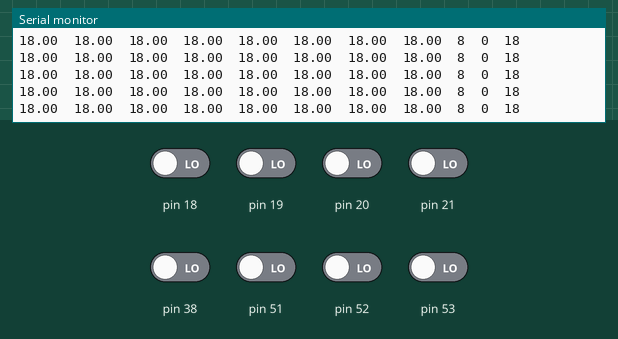
This sketch was run on a simulated Arduino Mega 2560, built with avr-gcc and run on an emulated ATmega2560. Shown: the last lines printed to the serial monitor. Inputs (shaded band) come from the test bench; at power-on: pin 18–21, pin 38, pin 51–53 LOW.

Above: at 1.2 s.
1.3 s: pin 19 driven HIGH
At 1.36 s:
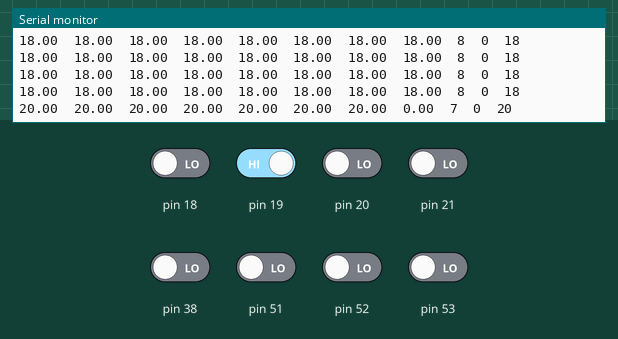
2.8 s: pin 38 driven HIGH
At 2.84 s:
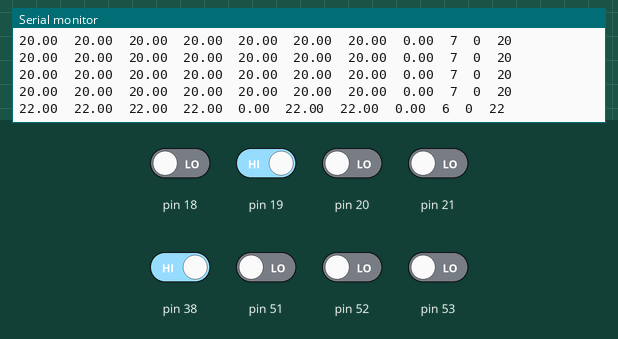
5.8 s: pin 53 driven HIGH
At 5.91 s:
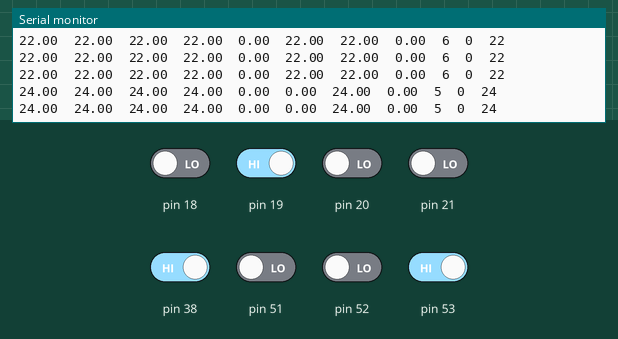
8.8 s: pin 51 driven HIGH
At 8.86 s:
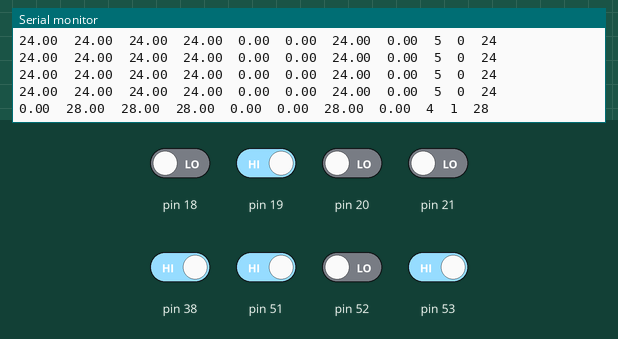
10.3 s: pin 52 driven HIGH
At 10.4 s:
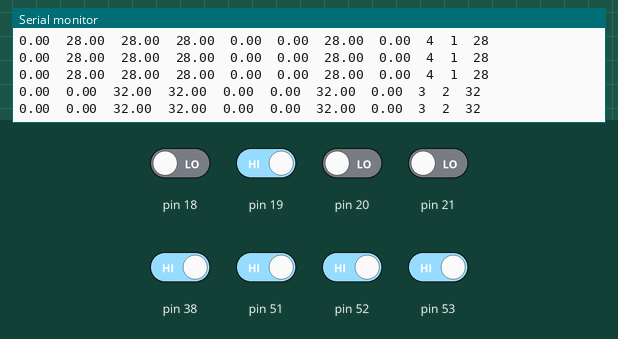
11.8 s: pin 19 driven LOW
At 11.85 s:
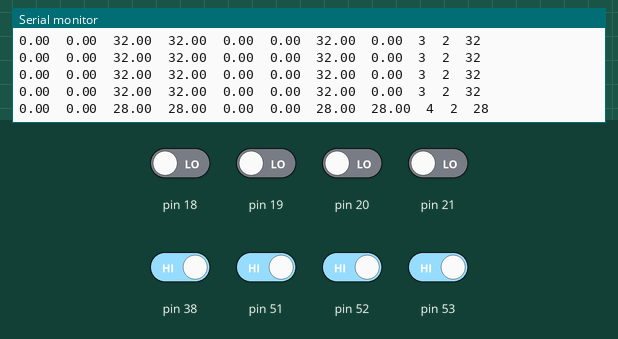
Timing chart, 0 to 14.8 s (numbered marks = the images above; inputs shaded):
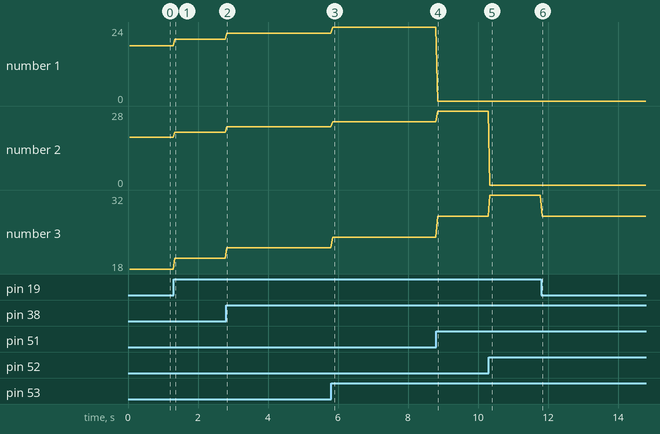

The sketch:

IRball_Completion.ino
```cpp
#include "IRsensor.h"
#include "moving_average.h"

// RoboCupJunior IR Ball waveform MODE-A T=833[us]
// https://www.elekit.co.jp/pdf/RCJ-05%20waveform_j.pdf
#define T_MODEA 833

MovingAverage smaForRadius(20);
MovingAverage smaForTheta(20);

unsigned long time_ms = 0;

void setup() {
    Serial.begin(115200);
    setAllSensorPinsInput();
}

void loop() {
    float           pulseWidth[IR_NUM]; // パルス幅を格納する変数
    sensorInfo_t    sensorInfo;         // 実験用の測定データ ベクトルのみ使う場合は無視することも可能
    vectorXY_t      vectorXY;           // 直交座標系のベクトル構造体
    vectorRT_t      vectorRT;           // 極座標系のベクトル構造体
    vectorRT_t      vectorRTWithSma;    // 移動平均を適用させた極座標系ベクトル

    sensorInfo  = getAllSensorPulseWidth(pulseWidth, T_MODEA);
    vectorXY    = calcVectorXYFromPulseWidth(pulseWidth);
    vectorRT    = calcRTfromXY(&vectorXY);

    vectorRTWithSma.theta   = smaForTheta.updateData(vectorRT.theta);
    vectorRTWithSma.radius  = smaForRadius.updateData(vectorRT.radius);

    // 50ms周期でシリアルプリント
    if (millis() - time_ms > 50) {
        time_ms = millis();

        serialPrintAllPusleWidth(pulseWidth, &sensorInfo);
        Serial.print("\t");
        Serial.print("\n");
    }
}

void serialPrintAllPusleWidth(float *pulseWidth, sensorInfo_t *infop) {
    for(int i = 0; i < IR_NUM; i++) {
        Serial.print(pulseWidth[i]);
        Serial.print("\t");
    }
    Serial.print(infop->activeSensors);
    Serial.print("\t");
    Serial.print(infop->maxSensorNumber);
    Serial.print("\t");
    Serial.print(infop->maxPulseWidth);
}
```

IRsensor.c
```cpp
#include "IRsensor.h"

void setAllSensorPinsInput(void) {
    for (int i = 0; i < IR_NUM; ++i) {
        pinMode(SensorPins[i], INPUT);
    }
}

/*
 デジタル読み込みの高速化のためのポート操作
 詳しくは以下を参照
 http://www.musashinodenpa.com/arduino/ref/index.php?f=0&pos=849

 digitalRead()で一般化されていないため、ハードウェア依存の実装
 */
bool getSensorPin(uint8_t pin) {
    switch(pin) {
        case 0:   return PINB&(1<<2);
        case 1:   return PINB&(1<<1);
        case 2:   return PIND&(1<<5);
        case 3:   return PIND&(1<<6);
        case 4:   return PIND&(1<<7);
        case 5:   return PINB&(1<<0);
        case 6:   return PIND&(1<<4);
        case 7:   return PIND&(1<<2);
        case 8:   return PIND&(1<<3);
        case 9:   return PINC&(1<<3);
        case 10:  return PINB&(1<<4);
        case 11:  return PINB&(1<<3);
    }
}

sensorInfo_t getAllSensorPulseWidth(float pulseWidth[IR_NUM], uint16_t timeLimit) {
    // 実験用データを格納する構造体
    sensorInfo_t sensorInfo;

    // pulseWidth[]は加算計算用変数なので最初に初期化する
    for(int i = 0; i < IR_NUM; i++) {
        pulseWidth[i] = 0;
    }

    // do-whileで時間(833us)を監視しながらセンサの読み込み
    const unsigned long startTime_us = micros();
    do {
        for (int i = 0; i < IR_NUM; i++) {
            if(getSensorPin(i) == false) {
                pulseWidth[i] += deltaPulseWidth;
            }
        }
    } while((micros() - startTime_us) < timeLimit);

    // ベクトル計算のみでセンシングを行うのであれば以下の実装は不要
    sensorInfo.activeSensors    = 0; // ボールに反応しているセンサの個数
    sensorInfo.maxPulseWidth   	= 0; // 一番反応の強いセンサのパルス幅
    sensorInfo.maxSensorNumber 	= 0; // 一番反応の強いセンサの番号
    for(int i = 0; i < IR_NUM; i++) {
        if(pulseWidth[i] > 0) {
            sensorInfo.activeSensors += 1;
        }
        if(pulseWidth[i] > sensorInfo.maxPulseWidth) {
            sensorInfo.maxPulseWidth = pulseWidth[i];
            sensorInfo.maxSensorNumber = i;
        }
    }

    return sensorInfo;
}

vectorXY_t calcVectorXYFromPulseWidth(float *pulseWidth) {
    vectorXY_t rslt = {0, 0};
    for(int i = 0; i < IR_NUM; i++) {
        rslt.x += pulseWidth[i] * unitVectorX[i];
        rslt.y += pulseWidth[i] * unitVectorY[i];
    }

    return rslt;
}

vectorRT_t calcRTfromXY(vectorXY_t *vectorXY_p) {
    vectorRT_t rslt;
    rslt.radius  = sqrt(pow(vectorXY_p->x, 2.0) + pow(vectorXY_p->y, 2.0));
    rslt.theta   = atan2(vectorXY_p->x, vectorXY_p->y) / PI * 180.0;

    return rslt;
}
```

IRsensor.h
```cpp
#ifndef _IRSENSOR_H_
#define _IRSENSOR_H_

#include "Arduino.h"
#define IR_NUM 8

// ハードウェア依存の変数
const uint8_t   SensorPins[IR_NUM]  = {24, 26, 27, 29, 25, 30, 31, 28};
const float     unitVectorX[IR_NUM] = { 0.000, 0.500,  1.000,  0.500, 0.000, -0.500, -1.000,  -0.500 };
const float     unitVectorY[IR_NUM] = { 1.000,  0.500, 0.000, -0.500,  -1.000,  -0.500, 0.000, 0.500 };
const float     deltaPulseWidth     = 2.0;

typedef struct {
    int activeSensors;      // 反応したセンサの個数
    int maxPulseWidth;      // 最大のセンサ値
    int maxSensorNumber;    // 最大の値を観測したセンサの番号
} sensorInfo_t;

typedef struct {
    float x;
    float y;
} vectorXY_t;

typedef struct {
    float radius;
    float theta;
} vectorRT_t;

void setAllSensorPinsInput(void);
bool getSensorPin(uint8_t pin);
sensorInfo_t getAllSensorPulseWidth(float pulseWidth[IR_NUM], uint16_t timeLimit);
vectorXY_t calcVectorXYFromPulseWidth(float *pulseWidth);
vectorRT_t calcRTfromXY(vectorXY_t *vectorXY_p);

#endif // _IRSENSOR_H_
```

moving_average.h
```cpp
#ifndef __MOVING_AVERAGE__
#define __MOVING_AVERAGE__

class MovingAverage {
private:
    float *dataArray;
    uint16_t sizeOfDataArray;
    uint16_t count;
public:
    MovingAverage(uint16_t num_array);
    float updateData(float value);
    void reset(void);
};

MovingAverage::MovingAverage(uint16_t num_array) {
    dataArray = new float[num_array];
    sizeOfDataArray = num_array;
    count = 0;
}

float MovingAverage::updateData(float value) {
    count++;
    if (count >= sizeOfDataArray) count = 0;
    dataArray[count] = value;

    float rslt = 0;
    for (int i = 0; i < sizeOfDataArray; ++i) {
        rslt += dataArray[i];
    }

    return rslt / sizeOfDataArray;
}

void MovingAverage::reset(void) {
    for (int i = 0; i < sizeOfDataArray; ++i) {
        dataArray[i] = 0;
    }
}

#endif
```

Measured:
- after the input at 1.3 s, the serial monitor: prints a new line at once (image 1)
- after the input at 2.8 s, the serial monitor: prints a new line at once (image 2)
- after the input at 5.8 s, the serial monitor: prints a new line after 0.05 s (image 3)
- after the input at 8.8 s, the serial monitor: prints a new line after 0.05 s (image 4)
- after the input at 10.3 s, the serial monitor: prints a new line at once (image 5)
- after the input at 11.8 s, the serial monitor: prints a new line at once (image 6)
- plotted number 1: 18 → 20 after the input at 1.3 s, 20 → 22 after the input at 2.8 s, 22 → 24 after the input at 5.8 s
- plotted number 2: 18 → 20 after the input at 1.3 s, 20 → 22 after the input at 2.8 s, 22 → 24 after the input at 5.8 s, 24 → 28 after the input at 8.8 s
